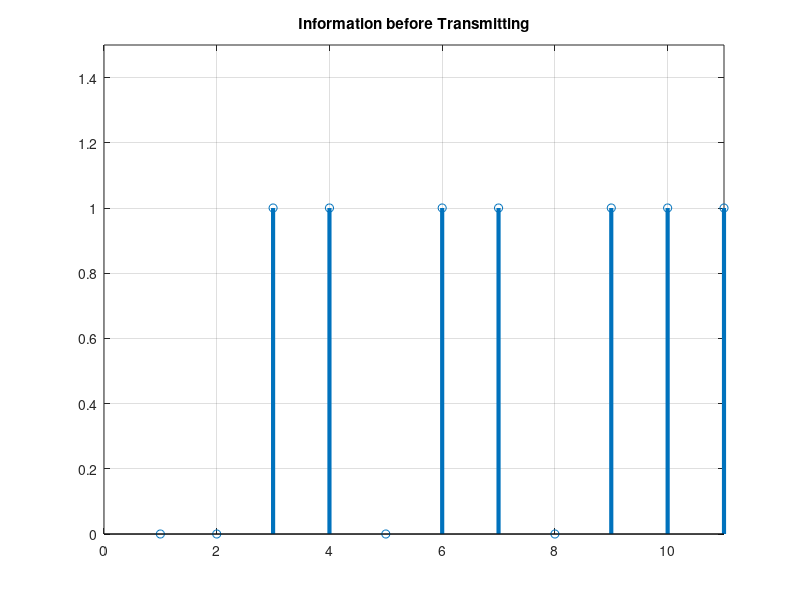
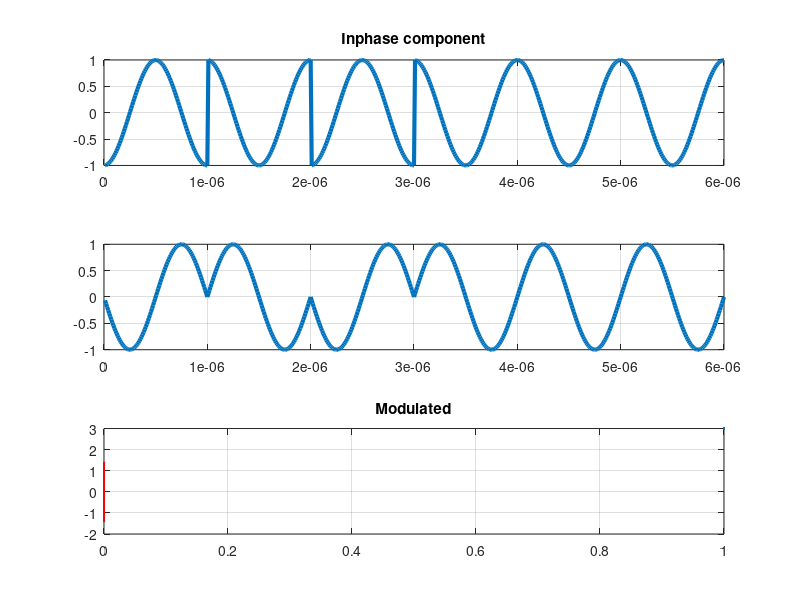
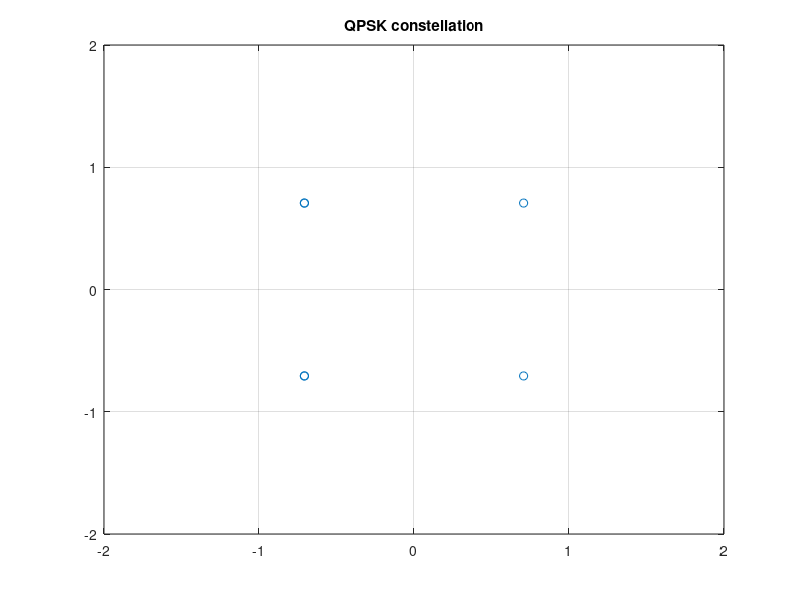

Source code (MATLAB) for these figures, in order:
clc;
clear all;
close all;
data=[0 0 1 1 0 1 1 0 1 1 1 0];
figure(1)
stem(data,'LineWidth',3);
grid on;
title('Information before Transmitting');
axis([0 11 0 1.5]);
data_NRZ=2*data-1;
s_p_data=reshape(data_NRZ,2,length(data)/2);
br=10.^6;
f=br;
T=1/br;
t=T/99:T/99:T;
y=[];
y_in=[];
y_qd=[];
d=zeros(1,length(data)/2);
for i=1:length(data)/2
    p=data(2*i);
    imp=data(2*i-1);
    y1=s_p_data(1,i)*cos(2*pi*f*t);
    y2=s_p_data(1,i)*sin(2*pi*f*t);
    y_in=[y_in y1];
    y_qd=[y_qd y2];
    y=[y y1+y2];
    if(imp==0)&&(p==0)
        d(i)=exp(1j*pi/4);
    end
    if(imp==1)&&(p==0)
        d(i)=exp(1j*3*pi/4);
    end
    if(imp==1)&&(p==1)
        d(i)=exp(1j*5*pi/4);
    end
    if(imp==0)&&(p==1)
        d(i)=exp(1j*7*pi/4);
    end
end
Tx_sig=y;
qpsk=d;
tt=T/99:T/99:(T*length(data))/2;
figure(2);
subplot(3,1,1);
plot(tt,y_in,'LineWidth',3);
grid on;
title('Inphase component');
subplot(3,1,2);
plot(tt,y_qd,'LineWidth',3);
grid on;
subplot(3,1,3);
plot(tt,Tx_sig,'r',LineWidth=3);
grid on;
title("Modulated");
figure(3);
plot(d,'o');
axis([-2 2 -2 2]);
grid on;
title('QPSK constellation');
